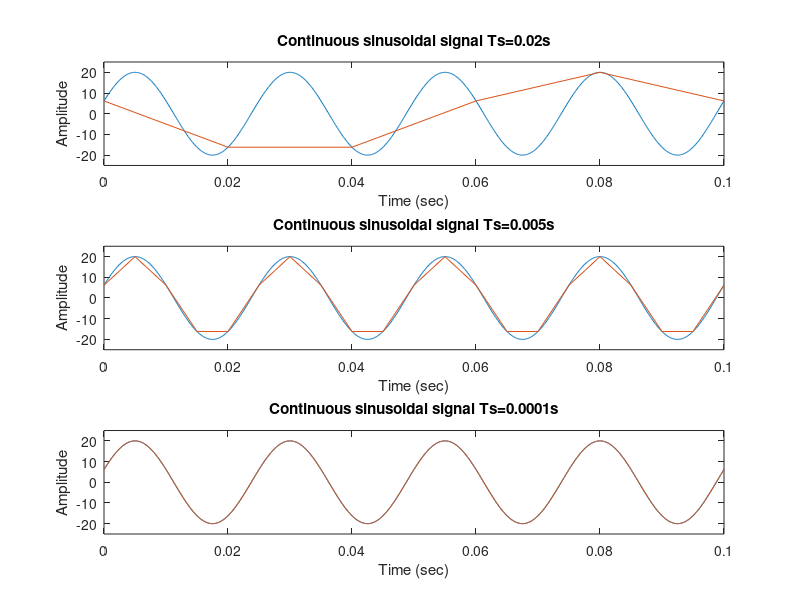

This chart was generated by the following MATLAB code:
f=40; %Frequency of sinusoid
fs=10e3; %Very high sampling rate 500 kHz
nCyl=4; %generate five cycles of sinusoid
t=0:1/fs:nCyl*1/f; %time index
fs1=1/0.02; %Ts=0.02s sampling rate
t1=0:1/fs1:nCyl*1/f; %time index
fs2=1/0.005; %Ts=0.005s sampling rate
t2=0:1/fs2:nCyl*1/f; %time index
fs3=1/0.0001; %Ts=0.0001s sampling rate
t3=0:1/fs3:nCyl*1/f; %time index
x = 20 * cos(2*pi*f*t-0.4*pi);
x1 = 20 * cos(2*pi*f*t1-0.4*pi);
x2 = 20 * cos(2*pi*f*t2-0.4*pi);
x3 = 20 * cos(2*pi*f*t3-0.4*pi);
subplot(3,1,1)
plot(t,x)
hold on;
plot(t1,x1)
axis([0 0.1 -25 25])
xlabel('Time (sec)')
ylabel('Amplitude') 
title('Continuous sinusoidal signal Ts=0.02s')
subplot(3,1,2)
plot(t,x)
hold on;
plot(t2,x2)
axis([0 0.1 -25 25])
xlabel('Time (sec)')
ylabel('Amplitude') 
title('Continuous sinusoidal signal Ts=0.005s')
subplot(3,1,3)
plot(t,x)
hold on;
plot(t3,x3)
axis([0 0.1 -25 25])
xlabel('Time (sec)')
ylabel('Amplitude') 
title('Continuous sinusoidal signal Ts=0.0001s')